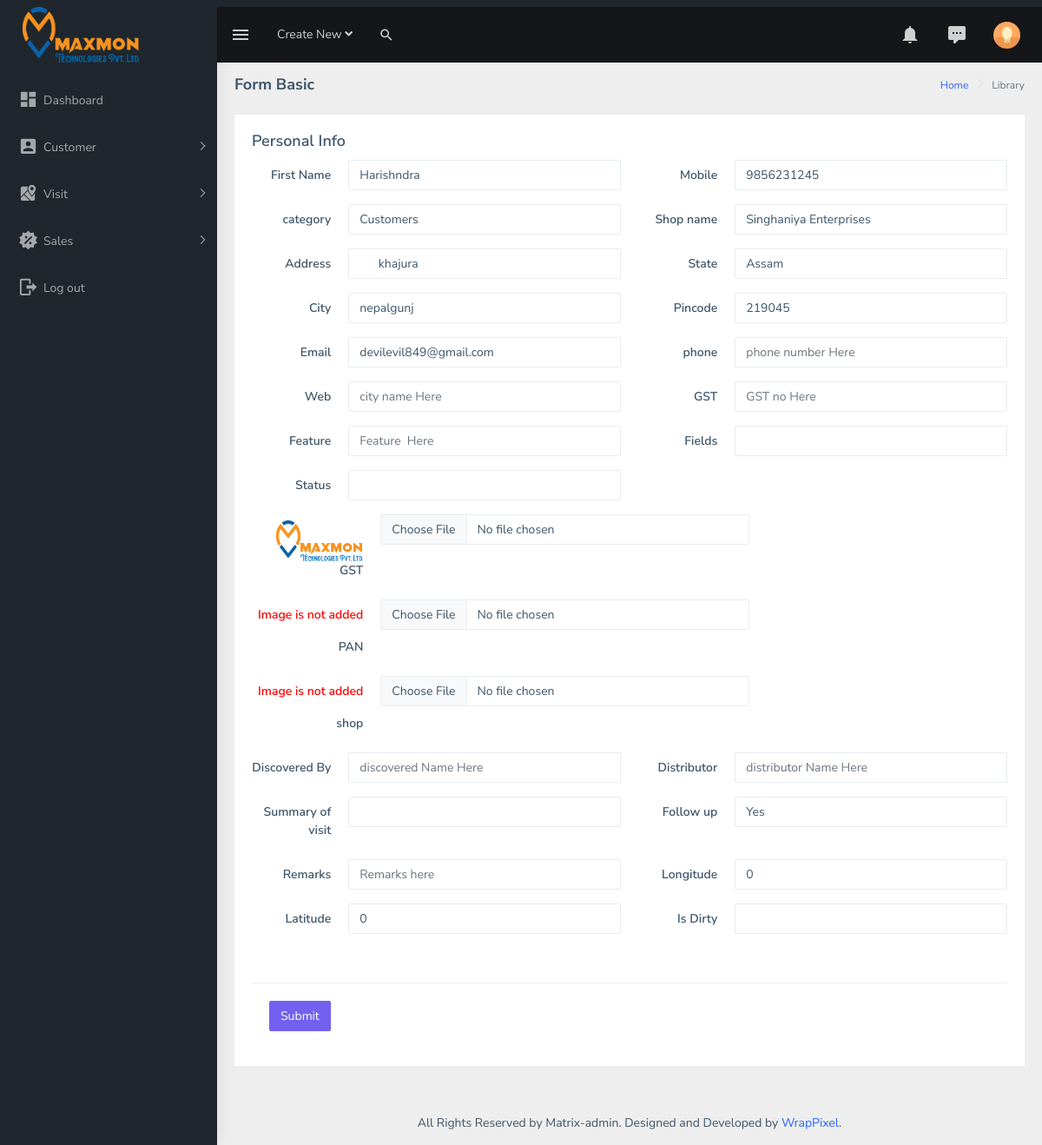
/pages/edit_customer.php?id=73 (signed in), run on the app's committed database.
### tables this page shows
CREATE TABLE `customer` (
  `id` int(20) NOT NULL,
  `name` varchar(100) NOT NULL,
  `mobile` varchar(10) NOT NULL,
  `category` varchar(100) NOT NULL,
  `shopname` varchar(100) NOT NULL,
  `address` varchar(100) NOT NULL,
  `state` varchar(100) NOT NULL,
  `city` varchar(100) NOT NULL,
  `date` datetime NOT NULL DEFAULT current_timestamp(),
  `pincode` varchar(20) NOT NULL,
  `email` varchar(100) NOT NULL,
  `phone` varchar(10) NOT NULL,
  `web` varchar(30) NOT NULL,
  `gst` varchar(30) NOT NULL,
  `features` text NOT NULL,
  `fields` text NOT NULL,
  `status` text NOT NULL,
  `pic_gst` varchar(100) NOT NULL,
  `pic_pan` varchar(100) NOT NULL,
  `pic_shop` varchar(100) NOT NULL,
  `discovered_by` varchar(100) NOT NULL,
  `distributor` varchar(100) NOT NULL,
  `summary_of_visit` varchar(100) NOT NULL,
  `followup` text NOT NULL,
  `remarks` text NOT NULL,
  `longitude` float NOT NULL,
  `latitude` float NOT NULL,
  `isdirty` int(5) NOT NULL
);

### pages/edit_customer.php (the view, shortened to what the rows shown need)
<?php include("../partials/_header.php") ?>
    <link
      rel="stylesheet"
      type="text/css"
      href="../assets/libs/select2/dist/css/select2.min.css"
    />
    <link
      rel="stylesheet"
      type="text/css"
      href="../assets/libs/jquery-minicolors/jquery.minicolors.css"
    />
    <link
      rel="stylesheet"
      type="text/css"
      href="../assets/libs/bootstrap-datepicker/dist/css/bootstrap-datepicker.min.css"
    />
    <link
      rel="stylesheet"
      type="text/css"
      href="../assets/libs/quill/dist/quill.snow.css"
    />
    <link href="../dist/css/style.min.css" rel="stylesheet" />
  </head>
  <body>
    <div
      id="main-wrapper"
      data-layout="vertical"
      data-navbarbg="skin5"
      data-sidebartype="full"
      data-sidebar-position="absolute"
      data-header-position="absolute"
      data-boxed-layout="full"
    >
      <div class="page-wrapper">
        <div class="container-fluid">
            <div class="card">
              <form  method="POST" action="update-customer.php" enctype="multipart/form-data">
                <div class="card-body">
                    <?php
                      if (isset($_GET['id'])) {
                        $id = $_GET['id'];
                        $query = "SELECT *FROM customer WHERE id=$id";
                        $sql = mysqli_query($conn, $query);
                        $count = mysqli_num_rows($sql);
                        if ($count == 1) {
                            $row = mysqli_fetch_assoc($sql);
                      $name = $row['name'];
                      $mobile = $row['mobile'];
                      $category = $row['category'];
                      $shopname = $row['shopname'];
                      $address = $row['address'];
                      $state = $row['state'];
                      $city = $row['city'];
                      $pincode = $row['pincode'];
                      $email = $row['email'];
                      $pic_gst = $row['pic_gst'];
                      $followup = $row['followup'];
                      $longitude = $row['longitude'];
                      $latitude = $row['latitude'];
                      }
                  }
                ?>
                  <div class="row">
                    <div class="col-md-6">
                      <div class="form-group row">
                        <div class="col-sm-9">
                          <input type="text" class="form-control" type="text" name="up_fname" value="<?php echo $name; ?>" placeholder="First Name Here" />
                        </div>
                      </div>
                    </div>
                    <div class="col-md-6">
                      <div class="form-group row">
                        <div class="col-sm-9">
                          <input type="text" class="form-control" type="tel" name="up_mobile" value="<?php echo $mobile; ?>" maxlength="10" placeholder="Mobile number Here" />
                        </div>
                      </div>
                    </div>
                    <div class="col-md-6">
                      <div class="form-group row">
                        <div class="col-sm-9">
                          <select type="text" class="form-control" name="up_category" >
                            <option value="<?php echo $category; ?>"><?php echo $category; ?></option>
                          </select>
                        </div>
                      </div>
                    </div>
                    <div class="col-md-6">
                      <div class="form-group row">
                        <div class="col-sm-9">
                          <input type="text" class="form-control" name="up_shopname" value="<?php echo $shopname; ?>" placeholder="shop Name Here" />
                        </div>
                      </div>
                    </div>
                    <div class="col-md-6">
                      <div class="form-group row">
                        <div class="col-sm-9">
                          <input type="text" class="form-control" name="up_address" value=" <?php echo $address; ?>" placeholder="Address Here" />
                        </div>
                      </div>
                    </div>
                    <div class="col-md-6">
                      <div class="form-group row">
                        <div class="col-sm-9">
                          <select type="text" class="form-control" name="up_state" placeholder="Address Here">
                            <option value="<?php echo $state; ?>"><?php echo $state; ?></option>
                          </select>
                        </div>
                      </div>
                    </div>
                    <div class="col-md-6">
                      <div class="form-group row">
                        <div class="col-sm-9">
                          <input type="text" class="form-control" name="up_city" value="<?php echo $city ?>" placeholder="city name Here" />
                        </div>
                      </div>
                    </div>
                    <div class="col-md-6">
                      <div class="form-group row">
                        <div class="col-sm-9">
                          <input class="form-control" inputmode="numeric" pattern="[0-9]{6}" type="text" name="up_pincode" value="<?php echo $pincode ?>" placeholder="Pincode Here" />
                        </div>
                      </div>
                    </div>
                    <div class="col-md-6">
                      <div class="form-group row">
                        <div class="col-sm-9">
                          <input type="text" class="form-control" name="up_email" value="<?php echo $email; ?>" placeholder="email Here" />
                        </div>
                      </div>
                    </div>
                    <div class="col-md-8">
                      <div class="form-group row">
                        <label for="fname" class="col-sm-3 text-end control-label col-form-label">
                        <?php
                        if ($pic_gst != "") {
                            ?>
                            <img  src="../uploaded/gst/<?php echo $pic_gst; ?>" width="100px" height="auto">
                            <?php
                        }else{
                            echo"<p style='color:red;'>Image is not added</p>";
                        }
                        ?>
                           GST</label>
                      </div>
                    </div>
                    <div class="col-md-6">
                      <div class="form-group row">
                        <div class="col-sm-9">
                          <select type="text" class="form-control" name="up_followup" >
                            <option value="<?php echo $followup; ?>"><?php echo $followup; ?></option>
                          </select>
                        </div>
                      </div>
                    </div>
                    <div class="col-md-6">
                      <div class="form-group row">
                        <div class="col-sm-9">
                          <input type="number" class="form-control" name="up_longitude" value="<?php echo $longitude; ?>" placeholder="Longitude here">
                        </div>
                      </div>
                    </div>
                    <div class="col-md-6">
                      <div class="form-group row">
                        <div class="col-sm-9">
                          <input type="number" class="form-control" name="up_latitude"  value="<?php echo $latitude; ?>" placeholder="Latitude here">
                        </div>
                      </div>
                    </div>
                  </div>
                </div>
              </form>
            </div>
        </div>
      </div>
    </div>
  </body>
</html>

### data on the page
customer: up_fname "Harishndra", up_mobile "9856231245", up_category "Customers", up_shopname "Singhaniya Enterprises", up_address "khajura", up_state "Assam", up_city "nepalgunj", up_pincode "219045", up_email "devilevil849@gmail.com", pic_gst (picture), up_followup "Yes", up_longitude "0", up_latitude "0"
